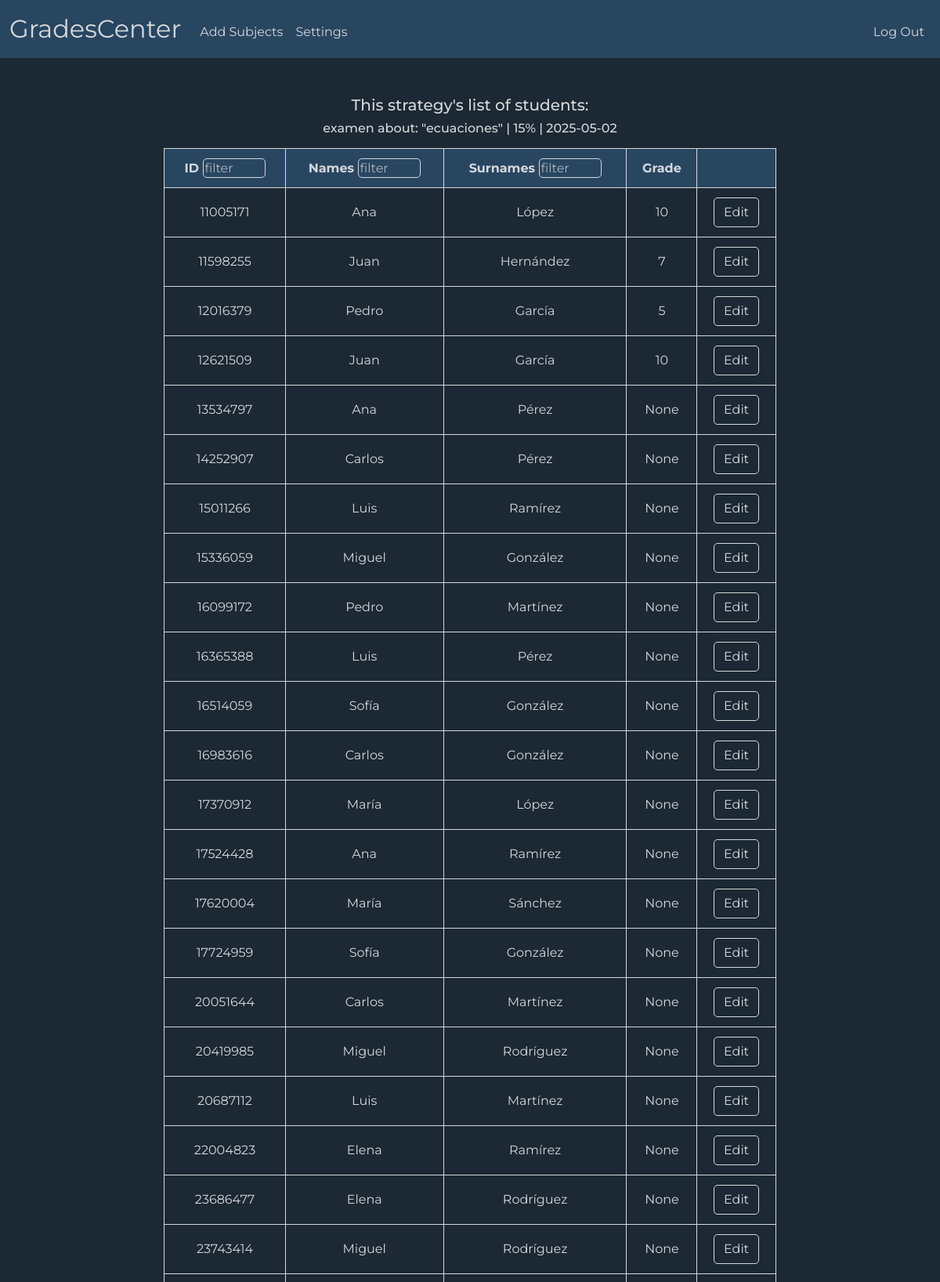
The app's page /strategies_grades?strategy_id=1 (signed in, upper part) with its own data.
### tables this page shows
CREATE TABLE strategies (
    id INTEGER,
    type TEXT NOT NULL,
    topic TEXT,
    percentage INTEGER NOT NULL,
    section_id INTEGER NOT NULL,
    teacher_id INTEGER NOT NULL,
    date DATE DEFAULT CURRENT_DATE,
    PRIMARY KEY(id),
    FOREIGN KEY(teacher_id) REFERENCES teachers(id) ON DELETE CASCADE,
    FOREIGN KEY(section_id) REFERENCES sections(id) ON DELETE CASCADE
);

CREATE TABLE evaluated (
    strategy_id INTEGER NOT NULL,
    student_id VARCHAR(16) NOT NULL,
    grade INTEGER,
    PRIMARY KEY(strategy_id, student_id),
    FOREIGN KEY(strategy_id) REFERENCES strategies(id) ON DELETE CASCADE,
    FOREIGN KEY(student_id) REFERENCES students(id) ON DELETE CASCADE
);

CREATE TABLE students (
    id VARCHAR(16),
    names VARCHAR(32) NOT NULL,
    last_names VARCHAR(32) NOT NULL,
    pw VARCHAR(255) NOT NULL,
    department_id VARCHAR(16) NOT NULL,
    email VARCHAR(64),
    phone VARCHAR(32),
    PRIMARY KEY(id),
    FOREIGN KEY(department_id) REFERENCES departments(id) ON DELETE CASCADE
);

### app.py (the view)
@app.route("/strategies_grades", methods=["GET", "POST"])
@login_required
def strategies_grades():
    if request.method == "POST":
        grade = request.form.get("grade")
        student_id = request.form.get("student_id")
        strtgy_id = request.form.get("strategy_id")
        if not student_id or not grade:
            return apology("incomplete data error", 400)
        if int(grade) >= 0 or int(grade) <= 10:
            db.execute("""
                UPDATE evaluated SET grade = ?
                WHERE strategy_id = ?
                AND student_id = ?
            """, int(grade), strtgy_id, student_id)
        else:
            return apology("wrong data error", 400)
        return redirect(url_for("strategies_grades"))
    else:
        strategy_id = request.args.get("strategy_id")
        if strategy_id:
            session["strategy_id"] = strategy_id
        else:
            strategy_id = session.get("strategy_id")
        list_students = db.execute("""
            SELECT evaluated.strategy_id, evaluated.student_id, students.names, students.last_names, evaluated.grade
            FROM evaluated
            JOIN students ON evaluated.student_id = students.id
            WHERE evaluated.strategy_id = ?
        """, session.get("strategy_id"))
        strategy_selected = db.execute("""
            SELECT type, topic, percentage, date
            FROM strategies
            WHERE id = ?
        """, session.get("strategy_id"))
        return render_template("strategies_grades.html", list_students=list_students, strategy_selected=strategy_selected)

### app.py (called while the page is built)
@app.after_request
def after_request(response):
    response.headers["Cache-Control"] = "no-cache, no-store, must-revalidate"
    response.headers["Expires"] = 0
    response.headers["Pragma"] = "no-cache"
    return response

### helpers.py (called while the page is built)
def login_required(f):
    @wraps(f)
    def decorated_function(*args, **kwargs):
        if session.get("user_id") is None:
            return redirect("/login")
        return f(*args, **kwargs)
    return decorated_function

### templates/strategies_grades.html (shortened to what this page needs)
{% extends "layout.html" %}
{% block main %}
    <div class="mb-3">
        <h5>This strategy's list of students:</h5>
        <h6>{{ strategy_selected[0]['type'] }} about: "{{ strategy_selected[0]['topic'] }}" | {{ strategy_selected[0]['percentage'] }}% | {{ strategy_selected[0]['date'] }}</h6>
    </div>
    <div class="mb-3">
            <table>
                <thead>
                    <tr class="high">
                        <th>ID <input class="filter" type="text" id="filterID" placeholder="filter"></th>
                        <th>Names <input class="filter" type="text" id="filterName" placeholder="filter"></th>
                        <th>Surnames <input class="filter" type="text" id="filterSurname" placeholder="filter"></th>
                        <th>Grade</th>
                        <th></th>
                    </tr>
                </thead>
                <tbody>
                    {% for student in list_students %}
                        <tr>
                            <td>{{ student['student_id'] }}</td>
                            <td>{{ student['names'] }}</td>
                            <td>{{ student['last_names'] }}</td>
                            <td>{{ student['grade'] }}</td>
                            <td>
                                <button class="btn btn-primary" type="button" onclick="showForm(this)">Edit</button>
                            </td>
                        </tr>
                    {% endfor %}
                </tbody>
            </table>
    </div>
{% endblock %}

### static/styles.css (style rules this page uses)
body { font-family: 'Montserrat', sans-serif; background-color:#1c2833; }
h3, h5, h6 { color: #d5d8dc; }
table { background-color: transparent; margin-bottom: 1rem; width: 70%; margin-left: auto; margin-right: auto; color: #d5d8dc; }
table th, table td { border: 1px solid #d5d8dc; padding: 0.75rem; vertical-align: middle; }
.high { background-color: #294661; border: 1px solid #d5d8dc; }
.btn { background-color: transparent; border-radius: 5px; color: #d5d8dc; border: 0.5px solid #d5d8dc; transition-duration: 0.5s; }
input { background-color: #294661; outline: none; border: none; border-radius: 5px; color: #d5d8dc; width: 200px; height: 35px; }
input::placeholder { color: #d5d8dcc2; }
.filter { height: 25px; width: 80px; border: 0.5px solid #d5d8dc; }

### records on screen
strategies: type "examen", topic "ecuaciones", percentage "15", date "2025-05-02"
evaluated: student_id "11005171", names "Ana", last_names "López", grade "10"
evaluated: student_id "11598255", names "Juan", last_names "Hernández", grade "7"
evaluated: student_id "12016379", names "Pedro", last_names "García", grade "5"
evaluated: student_id "12621509", names "Juan", last_names "García", grade "10"
evaluated: student_id "13534797", names "Ana", last_names "Pérez", grade "None"
evaluated: student_id "14252907", names "Carlos", last_names "Pérez", grade "None"
evaluated: student_id "15011266", names "Luis", last_names "Ramírez", grade "None"
evaluated: student_id "15336059", names "Miguel", last_names "González", grade "None"
evaluated: student_id "16099172", names "Pedro", last_names "Martínez", grade "None"
evaluated: student_id "16365388", names "Luis", last_names "Pérez", grade "None"
evaluated: student_id "16514059", names "Sofía", last_names "González", grade "None"
evaluated: student_id "16983616", names "Carlos", last_names "González", grade "None"
evaluated: student_id "17370912", names "María", last_names "López", grade "None"
evaluated: student_id "17524428", names "Ana", last_names "Ramírez", grade "None"
evaluated: student_id "17620004", names "María", last_names "Sánchez", grade "None"
evaluated: student_id "17724959", names "Sofía", last_names "González", grade "None"
evaluated: student_id "20051644", names "Carlos", last_names "Martínez", grade "None"
evaluated: student_id "20419985", names "Miguel", last_names "Rodríguez", grade "None"
evaluated: student_id "20687112", names "Luis", last_names "Martínez", grade "None"
evaluated: student_id "22004823", names "Elena", last_names "Ramírez", grade "None"
evaluated: student_id "23686477", names "Elena", last_names "Rodríguez", grade "None"
evaluated: student_id "23743414", names "Miguel", last_names "Rodríguez", grade "None"
